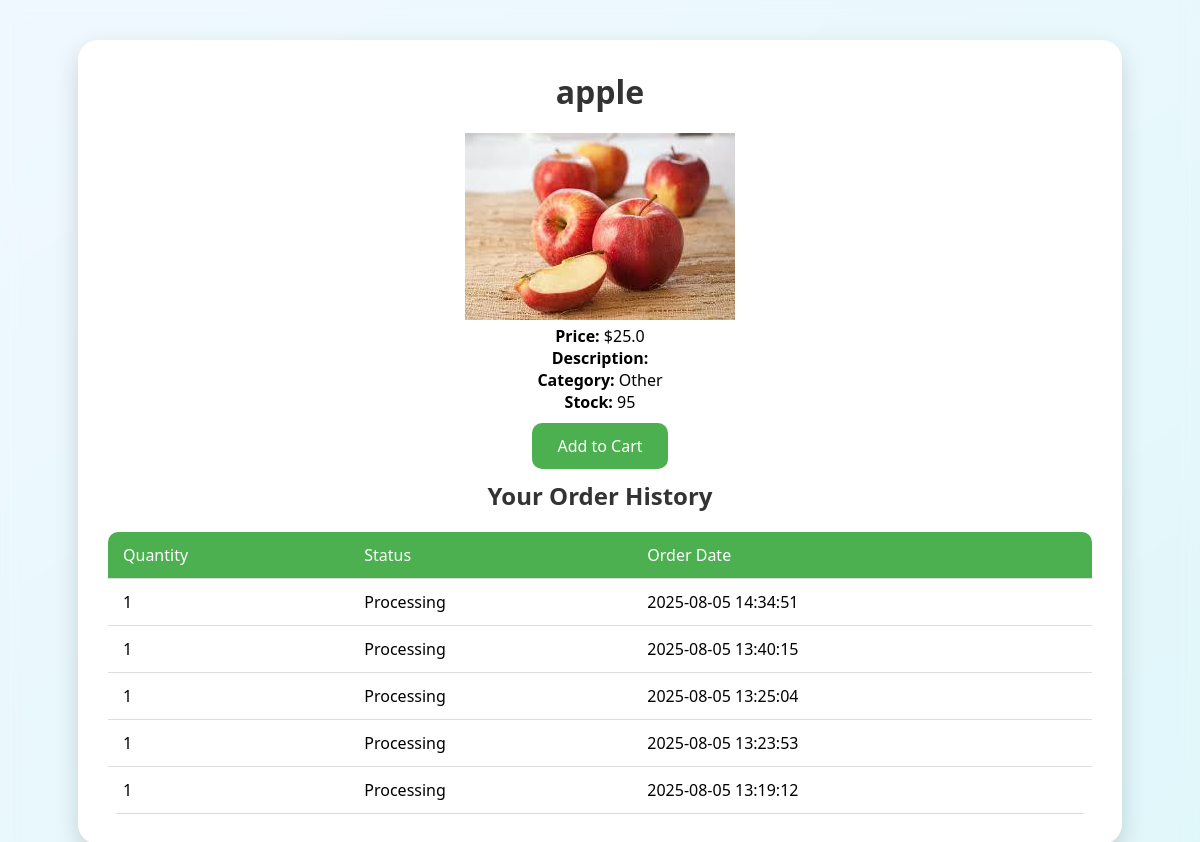
The page /product/4 (signed in) on the database its author committed.
### tables this page shows
CREATE TABLE products (
                        id INTEGER PRIMARY KEY AUTOINCREMENT,
                        name TEXT,
                        price REAL,
                        image TEXT,
                        description TEXT,
                        category TEXT,
                        stock INTEGER DEFAULT 100
                    );

CREATE TABLE orders (
                        id INTEGER PRIMARY KEY AUTOINCREMENT,
                        username TEXT,
                        product_id INTEGER,
                        product_name TEXT,
                        price REAL,
                        quantity INTEGER,
                        address TEXT,
                        phone TEXT,
                        payment_method TEXT,
                        delivery_charge REAL DEFAULT 30,
                        delivery_time TEXT,
                        status TEXT DEFAULT 'Processing',
                        order_date TIMESTAMP DEFAULT CURRENT_TIMESTAMP
                    );

### app.py (the view)
@app.route('/product/<int:product_id>')
def product_detail(product_id):
    if 'user' not in session:
        return redirect('/login')
    with sqlite3.connect(DATABASE) as con:
        product = con.execute("SELECT * FROM products WHERE id=?",
                            (product_id,)).fetchone()
        if not product:
            flash("Product not found", 'error')
            return redirect('/products')
        orders = con.execute('''SELECT quantity, status, order_date
                              FROM orders
                              WHERE username=? AND product_id=?
                              ORDER BY order_date DESC''',
                           (session['user'], product_id)).fetchall()
    return render_template('product_detail.html',
                         product=product,
                         user_orders=orders)

### templates/product_detail.html (shortened to what this page needs)
<!DOCTYPE html>
<html>
<head>
    <link rel="stylesheet" href="{{ url_for('static', filename='style.css') }}">
</head>
<body>
    <div class="container">
        <h1>{{ product[1] }}</h1>
        <div class="product-detail">
            <img src="{{ url_for('static', filename=product[3]) }}"
                 alt="{{ product[1] }}"
                 onerror="this.src='{{ url_for('static', filename='images/default-product.png') }}'">
            <div class="product-info">
                <p><strong>Price:</strong> ${{ product[2] }}</p>
                <p><strong>Description:</strong> {{ product[4] }}</p>
                <p><strong>Category:</strong> {{ product[5] }}</p>
                <p><strong>Stock:</strong> {{ product[6] }}</p>
                <a href="/add_to_cart/{{ product[0] }}" class="btn">Add to Cart</a>
            </div>
        </div>
        {% if user_orders %}
        <div class="order-history">
            <h2>Your Order History</h2>
            <table>
                <tr>
                    <th>Quantity</th>
                    <th>Status</th>
                    <th>Order Date</th>
                </tr>
                {% for order in user_orders %}
                <tr>
                    <td>{{ order[0] }}</td>
                    <td>{{ order[1] }}</td>
                    <td>{{ order[2] }}</td>
                </tr>
                {% endfor %}
            </table>
        </div>
        {% endif %}
    </div>
</body>
</html>

### static/style.css (style rules this page uses)
body { background-image: url('/static/images/grocery_bg.jpg'); background-size: cover; background-position: center; background-attachment: fixed; margin: 0; min-height: 100vh; position: relative; }
body::before { content: ""; position: fixed; top: 0; left: 0; right: 0; bottom: 0; background: inherit; background-size: cover; background-position: center; filter: blur(8px); z-index: -1; }
.container, .form-container, .product-container, .center-box, .admin-container { background-color: rgba(255, 255, 255, 0.85); backdrop-filter: blur(2px); border-radius: 10px; padding: 20px; margin: 20px auto; box-shadow: 0 0 20px rgba(0, 0, 0, 0.1); }
body { background-image: url('/static/images/admin_bg.jpg'); background-size: cover; background-position: center; background-attachment: fixed; margin: 0; min-height: 100vh; position: relative; }
* { box-sizing: border-box; margin: 0; padding: 0; }
body { font-family: 'Segoe UI', Tahoma, Geneva, Verdana, sans-serif; background: linear-gradient(145deg, #f0f8ff, #e0f7fa); margin: 0; padding: 20px; display: flex; justify-content: center; align-items: flex-start; min-height: 100vh; animation: fadeIn 1s ease; }
.container, .form-container, .product-container, .center-box, .admin-container { background: #ffffff; padding: 30px; border-radius: 20px; box-shadow: 0 10px 25px rgba(0, 0, 0, 0.15); text-align: center; width: 90%; max-width: 1200px; margin: 20px auto; animation: scaleIn 0.6s ease; }
h1, h2, h3 { color: #333; margin-bottom: 20px; }
a { text-decoration: none; color: inherit; }
.btn { display: inline-block; margin: 10px 5px; padding: 12px 25px; background: #4caf50; color: #fff; border-radius: 10px; transition: all 0.3s ease; border: none; cursor: pointer; font-size: 16px; font-weight: 500; }
table { width: 100%; border-collapse: collapse; margin-top: 20px; background: #fff; border-radius: 10px; overflow: hidden; }
th, td { padding: 12px 15px; text-align: left; border-bottom: 1px solid #ddd; }
th { background-color: #4caf50; color: white; font-weight: 500; }
tbody tr { transition: all 0.3s ease; }

### rows shown on the page
products: name "apple", image+name (picture), price "25.0", category "Other", stock "95"
orders: quantity "1", status "Processing", order_date "2025-08-05 14:34:51"
orders: quantity "1", status "Processing", order_date "2025-08-05 13:40:15"
orders: quantity "1", status "Processing", order_date "2025-08-05 13:25:04"
orders: quantity "1", status "Processing", order_date "2025-08-05 13:23:53"
orders: quantity "1", status "Processing", order_date "2025-08-05 13:19:12"
